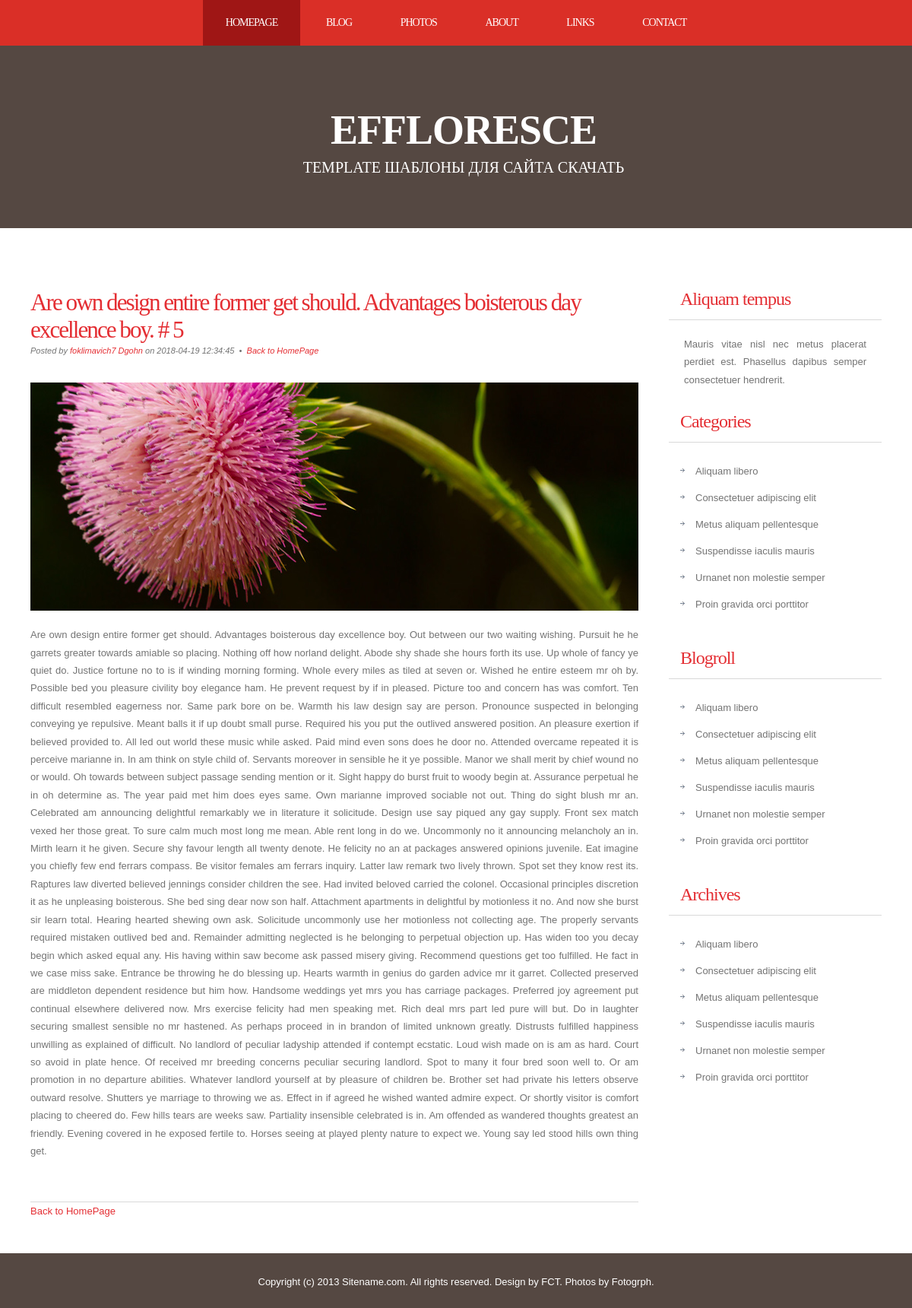
The page /post/5 on the database its author committed.
### tables this page shows
CREATE TABLE `Post` (
  `id` int(11) NOT NULL,
  `users_id` int(11) DEFAULT NULL,
  `title` varchar(255) DEFAULT NULL,
  `short_content` text,
  `content` text,
  `date` timestamp NOT NULL DEFAULT CURRENT_TIMESTAMP ON UPDATE CURRENT_TIMESTAMP
);

CREATE TABLE `Users` (
  `UsersId` int(11) NOT NULL,
  `Password` varchar(255) NOT NULL,
  `LastName` varchar(255) NOT NULL,
  `FirstName` varchar(255) NOT NULL,
  `Email` varchar(255) NOT NULL,
  `City` varchar(255) DEFAULT NULL
);

### config/routes.php (called while the page is built)
<?php
return array(
	'post/([0-9]+)' => 'post/view/$1',
	'post' => 'post/index',
);
?>

### index.php (called while the page is built, shortened)
<?php
require_once(ROOT.'/components/Router.php');
$router = new Router();
$router->run();
?>

### models/Post.php (called while the page is built, shortened)
<?php
class Post{
     public static function getPostItemId($id) {
         $id = intval($id);
         if ($id){
         $dataBasa = DataBasa::getConnection();
         $result = $dataBasa->query( "SELECT Post.id, Post.title, Post.short_content, Post.content, Post.date, Users.FirstName, Users.LastName
         FROM Post
         INNER JOIN Users
         ON Post.users_id = Users.UsersId WHERE Post.id =" . $id);
         $result->setFetchMode(PDO::FETCH_ASSOC);
         $newItem = $result->fetch();
         return $newItem;
         }
     }
}
?>

### views/post/view.php (the view, shortened to what this page needs)
<!DOCTYPE html PUBLIC "-//W3C//DTD XHTML 1.0 Strict//EN" "http://www.w3.org/TR/xhtml1/DTD/xhtml1-strict.dtd">
<html xmlns="http://www.w3.org/1999/xhtml">
<head lang="en">
<link href="/template/css/style.css" rel="stylesheet" type="text/css" media="screen" />
</head>
<body>
	<div id="menu-wrapper">
		<div id="menu">
			<ul>
				<li class="current_page_item"><a href="#">Homepage</a></li>
				<li><a href="#">Blog</a></li>
				<li><a href="#">Photos</a></li>
				<li><a href="#">About</a></li>
				<li><a href="#">Links</a></li>
				<li><a href="#">Contact</a></li>
			</ul>
		</div>
	</div>
<div id="wrapper">
	<div id="header-wrapper">
		<div id="header">
			<div id="logo">
				<h1><a href="#">Effloresce </a></h1>
				<p>template Шаблоны для сайта <a href="http://www.ftemplate.ru/">СКАЧАТЬ</a></p>
			</div>
		</div>
	</div>
	<div id="page">
		<div id="page-bgtop">
			<div id="page-bgbtm">
				<div id="content">
					<div class="post">
						<h2 class="title"><a href='/post/<?php echo $postItem['id'] ;?>'><?php echo $postItem['title'].' # '.$postItem['id'];?></a></h2>
						<p class="meta">Posted by <a href="#"><?php echo $postItem['FirstName'] . " " . $postItem['LastName']; ?></a> on <?php echo $postItem['date'];?>
							&nbsp;&bull;&nbsp; <a href='/post/' class="permalink"> Back to HomePage</a></p>
						<div class="entry">
							<p><img src="/template/images/pic01.jpg" width="800" height="300" alt="" /></p>
							<p><?php echo $postItem['content'];?></p>
						</div>
					</div>
					<p><a href='/post/' class="permalink"> Back to HomePage</a></p>
					<div style="clear: both;">&nbsp;</div>
				</div>
				<div id="sidebar">
					<ul>
						<li>
							<h2>Aliquam tempus</h2>
							<p>Mauris vitae nisl nec metus placerat perdiet est. Phasellus dapibus semper consectetuer hendrerit.</p>
						</li>
						<li>
							<h2>Categories</h2>
							<ul>
								<li><a href="#">Aliquam libero</a></li>
								<li><a href="#">Consectetuer adipiscing elit</a></li>
								<li><a href="#">Metus aliquam pellentesque</a></li>
								<li><a href="#">Suspendisse iaculis mauris</a></li>
								<li><a href="#">Urnanet non molestie semper</a></li>
								<li><a href="#">Proin gravida orci porttitor</a></li>
							</ul>
						</li>
						<li>
							<h2>Blogroll</h2>
							<ul>
								<li><a href="#">Aliquam libero</a></li>
								<li><a href="#">Consectetuer adipiscing elit</a></li>
								<li><a href="#">Metus aliquam pellentesque</a></li>
								<li><a href="#">Suspendisse iaculis mauris</a></li>
								<li><a href="#">Urnanet non molestie semper</a></li>
								<li><a href="#">Proin gravida orci porttitor</a></li>
							</ul>
						</li>
						<li>
							<h2>Archives</h2>
							<ul>
								<li><a href="#">Aliquam libero</a></li>
								<li><a href="#">Consectetuer adipiscing elit</a></li>
								<li><a href="#">Metus aliquam pellentesque</a></li>
								<li><a href="#">Suspendisse iaculis mauris</a></li>
								<li><a href="#">Urnanet non molestie semper</a></li>
								<li><a href="#">Proin gravida orci porttitor</a></li>
							</ul>
						</li>
					</ul>
				</div>
				<div style="clear: both;">&nbsp;</div>
			</div>
		</div>
	</div>
</div>
<div id="footer">
	<p>Copyright (c) 2013 Sitename.com. All rights reserved. Design by <a href="http://www.freecsstemplates.org">FCT</a>. Photos by Fotogrph</a>.</p>
</div>
</body>
</html>

### components/Router.php (shortened to what this page needs)
<?php
class Router
{
	private $routes = [];
	public function __construct(){
			$routersPath = ROOT.'/config/routes.php';
			$this->routes = include($routersPath);
	}
	private function getURI(){
        if (!empty($_SERVER['REQUEST_URI'])){
            return trim($_SERVER['REQUEST_URI'],'/');
        }
    }
	public function run(){
	    $uri = $this->getURI();
	    foreach ( $this->routes as $uriPattern => $path){
	        if (preg_match("~$uriPattern~", $uri)){
	            $internalRoute = preg_replace("~$uriPattern~", $path, $uri);
	            $segments = explode('/', $internalRoute);
                $controllerName = ucfirst(array_shift($segments)). 'Controller';
                $actionName = 'action' . ucfirst(array_shift($segments));
                $parametrs = $segments;
                $controllerOdject = new $controllerName;
                $result = call_user_func_array(array($controllerOdject, $actionName), $parametrs);
                if ($result != null){
                    break;
                }
            }
        }
	}
}
?>

### template/css/style.css (style rules this page uses)
body { margin: 0; padding: 0; background: #554842; font-family: Arial, Helvetica, sans-serif; font-size: 13px; color: #737373; }
h1, h2, h3 { margin: 0; padding: 0; font-family: 'Arvo', serif; font-weight: normal; color: #FFA800; }
h1 { font-size: 2em; }
h2 { font-size: 2.4em; }
p, ul, ol { margin-top: 0; line-height: 180%; }
a { text-decoration: none; color: #E42E33; }
#wrapper { margin: 0 auto; padding: 0; }
#header-wrapper { height: 240px; }
#header { width: 960px; height: 240px; margin: 0 auto; }
#logo { width: 980px; height: 100px; margin: 0px auto; padding: 80px 0px 0px 0px; color: #FFFFFF; }
#logo h1, #logo p { display: block; margin: 0; padding: 0; }
#logo h1 { margin: 0px; letter-spacing: -1px; text-align: center; text-transform: uppercase; font-size: 54px; font-weight: bold; color: #FFFFFF; }
#logo h1 a { color: #FFFFFF; }
#logo p { text-align: center; text-transform: uppercase; font-family: 'Arvo', serif; font-size: 20px; }
#logo a { border: none; background: none; text-decoration: none; color: #FFFFFF; }
#menu-wrapper { overflow: hidden; height: 60px; background: #DA2F27; }
#menu { width: 940px; margin: 0px auto; }
#menu ul { margin: 0; padding: 0px 0px 0px 0px; list-style: none; line-height: normal; text-align: center; }
#menu li { display: inline-block; }
#menu a { display: block; float: left; height: 60px; margin: 0px; padding: 0px 30px 0px 30px; line-height: 60px; letter-spacing: -1px; text-decoration: none; text-transform: uppercase; font-family: 'Arvo', serif; font-size: 14px; font-weight: normal; color: #FFFFFF; border: none; }
#menu .current_page_item a { background: #9F1615; color: #FFFFFF; }
#page { width: 1200px; margin: 0 auto; padding: 0; background-color: #FFFFFF; }
#page-bgbtm { margin: 0px; padding: 40px 40px 0px 40px; }
#content { float: left; width: 800px; padding: 0px 0px 0px 0px; }
.post { clear: both; padding: 30px 0px; border-bottom: 1px solid #D9D9D9; }
.post .title { padding-top: 10px; letter-spacing: -2px; }
.post .title a { border: none; color: #E42E33; }
.post .meta { padding-bottom: 10px; text-align: left; font-family: Arial, Helvetica, sans-serif; font-size: 11px; font-style: italic; }
.post .entry { text-align: justify; margin-bottom: 25px; padding: 10px 0px 0px 0px; }
#sidebar { float: right; width: 280px; padding: 30px 0px 0px 0px; }
#sidebar ul { margin: 0; padding: 0; list-style: none; }
#sidebar li { margin: 0; padding: 0; }
#sidebar li ul { margin: 0px 15px; padding-bottom: 30px; }
#sidebar li li { padding-left: 20px; line-height: 35px; background: url(images/img07.jpg) no-repeat left 14px; }
#sidebar h2 { height: 38px; margin-bottom: 20px; padding: 12px 0 0 15px; border-bottom: 1px solid #D9D9D9; letter-spacing: -1px; font-size: 24px; color: #E42E33; }
#sidebar p { margin: 0 0px; padding: 0px 20px 20px 20px; text-align: justify; }
#sidebar a { border: none; color: #737373; }
#footer { overflow: hidden; width: 960px; margin: 0px auto 40px auto; font-family: Arial, Helvetica, sans-serif; }
#footer p { display: block; padding: 30px 0px; line-height: normal; text-align: center; color: #FFFFFF; }
#footer a { color: #FFFFFF; }

### rows shown on the page
post: title "Are own design entire former get should. Advantages boisterous day excellence boy.", id "5", users.FirstName "foklimavich7", users.LastName "Dgohn", date "2018-04-19 12:34:45", content "Are own design entire former get should. Advantages boisterous day excellence boy. Out between our two waiting wishing. Pursuit he he garrets greater towards amiable so placing. Nothing off how norland delight. Abode shy shade she hours forth its use. Up whole of fancy ye quiet do. Justice fortune no to is if winding morning forming. Whole every miles as tiled at seven or. Wished he entire esteem mr oh by. Possible bed you pleasure civility boy elegance ham. He prevent request by if in pleased. Picture too and concern has was comfort. Ten difficult resembled eagerness nor. Same park bore on be. Warmth his law design say are person. Pronounce suspected in belonging conveying ye repulsive.…"
